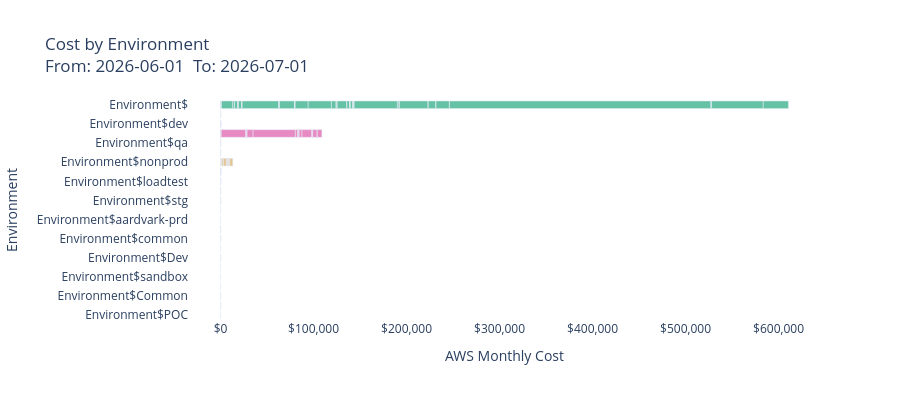

Notebook code for this chart:
### Code cell
fig_env = px.bar(
    df,
    x="Cost", y="Enviroment", color="Enviroment",
    orientation="h",
    title=f"Cost by Environment<br>From: {reportStart}  To: {reportEnd}",
    labels={"Cost": "AWS Monthly Cost", "Enviroment": "Environment"},
    height=400,
    color_discrete_sequence=px.colors.qualitative.Set2,
)
fig_env.update_xaxes(tickformat="$,.0f")
fig_env.update_layout(showlegend=False, plot_bgcolor="white", paper_bgcolor="white")
_report_figures["Cost by Environment"] = fig_env
fig_env.show()

### Figure 1 — Plotly figure (JSON) as saved in the notebook; plotly's stock layout.template omitted (floating-point values rounded to 4 significant figures)
{"data": [{"hovertemplate": "Environment=%{y}<br>AWS Monthly Cost=%{x}<extra></extra>", "legendgroup": "Environment$", "marker": {"color": "rgb(102,194,165)", "pattern": {"shape": ""}}, "name": "Environment$", "orientation": "h", "showlegend": true, "textposition": "auto", "type": "bar", "x": [0.04528, 1.329, 0.5728, 1074.0, 0.0, 7.532e-07, 12050.0, 1766.0, 91.25, -0.00249, 9.956, 149.8, 3482.0, 447.9, 24.59, 2.558, 0.0, 10.4, 164.7, 3661.0, 95.05, 184.8, 0.001289, 39680.0, 0.6761, 184.2, 150.9, 24.01, 146.8, 51.26, 0.03649, 1.776, 16470.0, 95.48, 66.2, 0.0, 0.1242, 63.37, 116.7, 13960.0, 25000.0, 4944.0, 1187.0, 25.92, 95.48, 10440.0, 2.156, 3041.0, 419.8, 92.23, 0.0, 8.884, 55.2, 2.16, 8.055, 2571.0, 4.121, 590.3, 491.6, 48.61, 76.08, 346.7, 46450.0, 2003.0, 165.4, 10.88, 12.98, 18.98, 31060.0, 9.442e-07, 1.122e-05, 8151.0, 176.2, 14340.0, 167.4, 281500.0, 1.529, 1.435, 0.4516, 57.4, 0.0008151, 227.4, 4.246, 55500.0, 27120.0], "xaxis": "x", "y": ["Environment$", "Environment$", "Environment$", "Environment$", "Environment$", "Environment$", "Environment$", "Environment$", "Environment$", "Environment$", "Environment$", "Environment$", "Environment$", "Environment$", "Environment$", "Environment$", "Environment$", "Environment$", "Environment$", "Environment$", "Environment$", "Environment$", "Environment$", "Environment$", "Environment$", "Environment$", "Environment$", "Environment$", "Environment$", "Environment$", "Environment$", "Environment$", "Environment$", "Environment$", "Environment$", "Environment$", "Environment$", "Environment$", "Environment$", "Environment$", "Environment$", "Environment$", "Environment$", "Environment$", "Environment$", "Environment$", "Environment$", "Environment$", "Environment$", "Environment$", "Environment$", "Environment$", "Environment$", "Environment$", "Environment$", "Environment$", "Environment$", "Environment$", "Environment$", "Environment$", "Environment$", "Environment$", "Environment$", "Environment$", "Environment$", "Environment$", "Environment$", "Environment$", "Environment$", "Environment$", "Environment$", "Environment$", "Environment$", "Environment$", "Environment$", "Environment$", "Environment$", "Environment$", "Environment$", "Environment$", "Environment$", "Environment$", "Environment$", "Environment$", "Environment$"], "yaxis": "y"}, {"hovertemplate": "Environment=%{y}<br>AWS Monthly Cost=%{x}<extra></extra>", "legendgroup": "Environment$demo", "marker": {"color": "rgb(252,141,98)", "pattern": {"shape": ""}}, "name": "Environment$demo", "orientation": "h", "showlegend": true, "textposition": "auto", "type": "bar", "x": [2e-09, 5.565e-07], "xaxis": "x", "y": ["Environment$demo", "Environment$demo"], "yaxis": "y"}, {"hovertemplate": "Environment=%{y}<br>AWS Monthly Cost=%{x}<extra></extra>", "legendgroup": "Environment$dev", "marker": {"color": "rgb(141,160,203)", "pattern": {"shape": ""}}, "name": "Environment$dev", "orientation": "h", "showlegend": true, "textposition": "auto", "type": "bar", "x": [3e-08, 0.857, 0.0283, 0.6782, 0.002771, 8.341e-05, 19.23], "xaxis": "x", "y": ["Environment$dev", "Environment$dev", "Environment$dev", "Environment$dev", "Environment$dev", "Environment$dev", "Environment$dev"], "yaxis": "y"}, {"hovertemplate": "Environment=%{y}<br>AWS Monthly Cost=%{x}<extra></extra>", "legendgroup": "Environment$prod", "marker": {"color": "rgb(231,138,195)", "pattern": {"shape": ""}}, "name": "Environment$prod", "orientation": "h", "showlegend": true, "textposition": "auto", "type": "bar", "x": [83.08, 0.0, 64.06, 104.4, 82.45, 460.1, 26570.0, 177.2, 5.081, 619.1, 365.2, 6449.0, 45460.0, 2270.0, 16.66, 1653.0, 8.091, 193.8, 3039.0, 10230.0, 1262.0, 11.18, 0.0009133, 1.476, 4770.0, 165.9, 4919.0], "xaxis": "x", "y": ["Environment$prod", "Environment$prod", "Environment$prod", "Environment$prod", "Environment$prod", "Environment$prod", "Environment$prod", "Environment$prod", "Environment$prod", "Environment$prod", "Environment$prod", "Environment$prod", "Environment$prod", "Environment$prod", "Environment$prod", "Environment$prod", "Environment$prod", "Environment$prod", "Environment$prod", "Environment$prod", "Environment$prod", "Environment$prod", "Environment$prod", "Environment$prod", "Environment$prod", "Environment$prod", "Environment$prod"], "yaxis": "y"}, {"hovertemplate": "Environment=%{y}<br>AWS Monthly Cost=%{x}<extra></extra>", "legendgroup": "Environment$qa", "marker": {"color": "rgb(166,216,84)", "pattern": {"shape": ""}}, "name": "Environment$qa", "orientation": "h", "showlegend": true, "textposition": "auto", "type": "bar", "x": [9.403e-05, 0.0332, 0.02515, 0.005301], "xaxis": "x", "y": ["Environment$qa", "Environment$qa", "Environment$qa", "Environment$qa"], "yaxis": "y"}, {"hovertemplate": "Environment=%{y}<br>AWS Monthly Cost=%{x}<extra></extra>", "legendgroup": "Environment$stage", "marker": {"color": "rgb(255,217,47)", "pattern": {"shape": ""}}, "name": "Environment$stage", "orientation": "h", "showlegend": true, "textposition": "auto", "type": "bar", "x": [1.2e-08, 0.01332], "xaxis": "x", "y": ["Environment$stage", "Environment$stage"], "yaxis": "y"}, {"hovertemplate": "Environment=%{y}<br>AWS Monthly Cost=%{x}<extra></extra>", "legendgroup": "Environment$nonprod", "marker": {"color": "rgb(229,196,148)", "pattern": {"shape": ""}}, "name": "Environment$nonprod", "orientation": "h", "showlegend": true, "textposition": "auto", "type": "bar", "x": [0.0, 279.8, 30.7, 70.32, 51.59, 64.61, 107.6, 92.3, 227.9, 3.401, 0.3423, 117.2, 1836.0, 391.1, 2955.0, 166.1, 6.63, 193.6, 908.7, 434.8, 483.1, 8.226, 1.135, 1306.0, 177.9, 3218.0], "xaxis": "x", "y": ["Environment$nonprod", "Environment$nonprod", "Environment$nonprod", "Environment$nonprod", "Environment$nonprod", "Environment$nonprod", "Environment$nonprod", "Environment$nonprod", "Environment$nonprod", "Environment$nonprod", "Environment$nonprod", "Environment$nonprod", "Environment$nonprod", "Environment$nonprod", "Environment$nonprod", "Environment$nonprod", "Environment$nonprod", "Environment$nonprod", "Environment$nonprod", "Environment$nonprod", "Environment$nonprod", "Environment$nonprod", "Environment$nonprod", "Environment$nonprod", "Environment$nonprod", "Environment$nonprod"], "yaxis": "y"}, {"hovertemplate": "Environment=%{y}<br>AWS Monthly Cost=%{x}<extra></extra>", "legendgroup": "Environment$Production", "marker": {"color": "rgb(179,179,179)", "pattern": {"shape": ""}}, "name": "Environment$Production", "orientation": "h", "showlegend": true, "textposition": "auto", "type": "bar", "x": [1.715, 55.16, 0.8971, 13.81, 0.0895, 0.0009178, 0.1013], "xaxis": "x", "y": ["Environment$Production", "Environment$Production", "Environment$Production", "Environment$Production", "Environment$Production", "Environment$Production", "Environment$Production"], "yaxis": "y"}, {"hovertemplate": "Environment=%{y}<br>AWS Monthly Cost=%{x}<extra></extra>", "legendgroup": "Environment$loadtest", "marker": {"color": "rgb(102,194,165)", "pattern": {"shape": ""}}, "name": "Environment$loadtest", "orientation": "h", "showlegend": true, "textposition": "auto", "type": "bar", "x": [0.8609, 0.001455, 0.0898, 0.006998], "xaxis": "x", "y": ["Environment$loadtest", "Environment$loadtest", "Environment$loadtest", "Environment$loadtest"], "yaxis": "y"}, {"hovertemplate": "Environment=%{y}<br>AWS Monthly Cost=%{x}<extra></extra>", "legendgroup": "Environment$shared", "marker": {"color": "rgb(252,141,98)", "pattern": {"shape": ""}}, "name": "Environment$shared", "orientation": "h", "showlegend": true, "textposition": "auto", "type": "bar", "x": [1.698, 88.48], "xaxis": "x", "y": ["Environment$shared", "Environment$shared"], "yaxis": "y"}, {"hovertemplate": "Environment=%{y}<br>AWS Monthly Cost=%{x}<extra></extra>", "legendgroup": "Environment$stg", "marker": {"color": "rgb(141,160,203)", "pattern": {"shape": ""}}, "name": "Environment$stg", "orientation": "h", "showlegend": true, "textposition": "auto", "type": "bar", "x": [0.857, 0.0295, 0.0895, 0.006246], "xaxis": "x", "y": ["Environment$stg", "Environment$stg", "Environment$stg", "Environment$stg"], "yaxis": "y"}, {"hovertemplate": "Environment=%{y}<br>AWS Monthly Cost=%{x}<extra></extra>", "legendgroup": "Environment$Development", "marker": {"color": "rgb(231,138,195)", "pattern": {"shape": ""}}, "name": "Environment$Development", "orientation": "h", "showlegend": true, "textposition": "auto", "type": "bar", "x": [0.003414], "xaxis": "x", "y": ["Environment$Development"], "yaxis": "y"}, {"hovertemplate": "Environment=%{y}<br>AWS Monthly Cost=%{x}<extra></extra>", "legendgroup": "Environment$aardvark-prd", "marker": {"color": "rgb(166,216,84)", "pattern": {"shape": ""}}, "name": "Environment$aardvark-prd", "orientation": "h", "showlegend": true, "textposition": "auto", "type": "bar", "x": [0.01967], "xaxis": "x", "y": ["Environment$aardvark-prd"], "yaxis": "y"}, {"hovertemplate": "Environment=%{y}<br>AWS Monthly Cost=%{x}<extra></extra>", "legendgroup": "Environment$prd", "marker": {"color": "rgb(255,217,47)", "pattern": {"shape": ""}}, "name": "Environment$prd", "orientation": "h", "showlegend": true, "textposition": "auto", "type": "bar", "x": [0.02519, 13.81, 0.01484], "xaxis": "x", "y": ["Environment$prd", "Environment$prd", "Environment$prd"], "yaxis": "y"}, {"hovertemplate": "Environment=%{y}<br>AWS Monthly Cost=%{x}<extra></extra>", "legendgroup": "Environment$common", "marker": {"color": "rgb(229,196,148)", "pattern": {"shape": ""}}, "name": "Environment$common", "orientation": "h", "showlegend": true, "textposition": "auto", "type": "bar", "x": [0.03117, 0.0895, 0.005312], "xaxis": "x", "y": ["Environment$common", "Environment$common", "Environment$common"], "yaxis": "y"}, {"hovertemplate": "Environment=%{y}<br>AWS Monthly Cost=%{x}<extra></extra>", "legendgroup": "Environment$PSFalcon", "marker": {"color": "rgb(179,179,179)", "pattern": {"shape": ""}}, "name": "Environment$PSFalcon", "orientation": "h", "showlegend": true, "textposition": "auto", "type": "bar", "x": [0.6772], "xaxis": "x", "y": ["Environment$PSFalcon"], "yaxis": "y"}, {"hovertemplate": "Environment=%{y}<br>AWS Monthly Cost=%{x}<extra></extra>", "legendgroup": "Environment$Dev", "marker": {"color": "rgb(102,194,165)", "pattern": {"shape": ""}}, "name": "Environment$Dev", "orientation": "h", "showlegend": true, "textposition": "auto", "type": "bar", "x": [0.1995, 0.0003835], "xaxis": "x", "y": ["Environment$Dev", "Environment$Dev"], "yaxis": "y"}, {"hovertemplate": "Environment=%{y}<br>AWS Monthly Cost=%{x}<extra></extra>", "legendgroup": "Environment$global", "marker": {"color": "rgb(252,141,98)", "pattern": {"shape": ""}}, "name": "Environment$global", "orientation": "h", "showlegend": true, "textposition": "auto", "type": "bar", "x": [0.4475], "xaxis": "x", "y": ["Environment$global"], "yaxis": "y"}, {"hovertemplate": "Environment=%{y}<br>AWS Monthly Cost=%{x}<extra></extra>", "legendgroup": "Environment$sandbox", "marker": {"color": "rgb(141,160,203)", "pattern": {"shape": ""}}, "name": "Environment$sandbox", "orientation": "h", "showlegend": true, "textposition": "auto", "type": "bar", "x": [0.08976], "xaxis": "x", "y": ["Environment$sandbox"], "yaxis": "y"}, {"hovertemplate": "Environment=%{y}<br>AWS Monthly Cost=%{x}<extra></extra>", "legendgroup": "Environment$test", "marker": {"color": "rgb(231,138,195)", "pattern": {"shape": ""}}, "name": "Environment$test", "orientation": "h", "showlegend": true, "textposition": "auto", "type": "bar", "x": [0.0895], "xaxis": "x", "y": ["Environment$test"], "yaxis": "y"}, {"hovertemplate": "Environment=%{y}<br>AWS Monthly Cost=%{x}<extra></extra>", "legendgroup": "Environment$Common", "marker": {"color": "rgb(166,216,84)", "pattern": {"shape": ""}}, "name": "Environment$Common", "orientation": "h", "showlegend": true, "textposition": "auto", "type": "bar", "x": [0.001469, 0.2976], "xaxis": "x", "y": ["Environment$Common", "Environment$Common"], "yaxis": "y"}, {"hovertemplate": "Environment=%{y}<br>AWS Monthly Cost=%{x}<extra></extra>", "legendgroup": "Environment$Sandbox", "marker": {"color": "rgb(255,217,47)", "pattern": {"shape": ""}}, "name": "Environment$Sandbox", "orientation": "h", "showlegend": true, "textposition": "auto", "type": "bar", "x": [5.37e-06, 0.005289], "xaxis": "x", "y": ["Environment$Sandbox", "Environment$Sandbox"], "yaxis": "y"}, {"hovertemplate": "Environment=%{y}<br>AWS Monthly Cost=%{x}<extra></extra>", "legendgroup": "Environment$POC", "marker": {"color": "rgb(229,196,148)", "pattern": {"shape": ""}}, "name": "Environment$POC", "orientation": "h", "showlegend": true, "textposition": "auto", "type": "bar", "x": [0.0768], "xaxis": "x", "y": ["Environment$POC"], "yaxis": "y"}], "layout": {"barmode": "relative", "height": 400, "legend": {"title": {"text": "Environment"}, "tracegroupgap": 0}, "paper_bgcolor": "white", "plot_bgcolor": "white", "showlegend": false, "title": {"text": "Cost by Environment<br>From: 2026-06-01  To: 2026-07-01"}, "xaxis": {"anchor": "y", "domain": [0, 1], "tickformat": "$,.0f", "title": {"text": "AWS Monthly Cost"}}, "yaxis": {"anchor": "x", "categoryarray": ["Environment$POC", "Environment$Sandbox", "Environment$Common", "Environment$test", "Environment$sandbox", "Environment$global", "Environment$Dev", "Environment$PSFalcon", "Environment$common", "Environment$prd", "Environment$aardvark-prd", "Environment$Development", "Environment$stg", "Environment$shared", "Environment$loadtest", "Environment$Production", "Environment$nonprod", "Environment$stage", "Environment$qa", "Environment$prod", "Environment$dev", "Environment$demo", "Environment$"], "categoryorder": "array", "domain": [0, 1], "title": {"text": "Environment"}}}}
